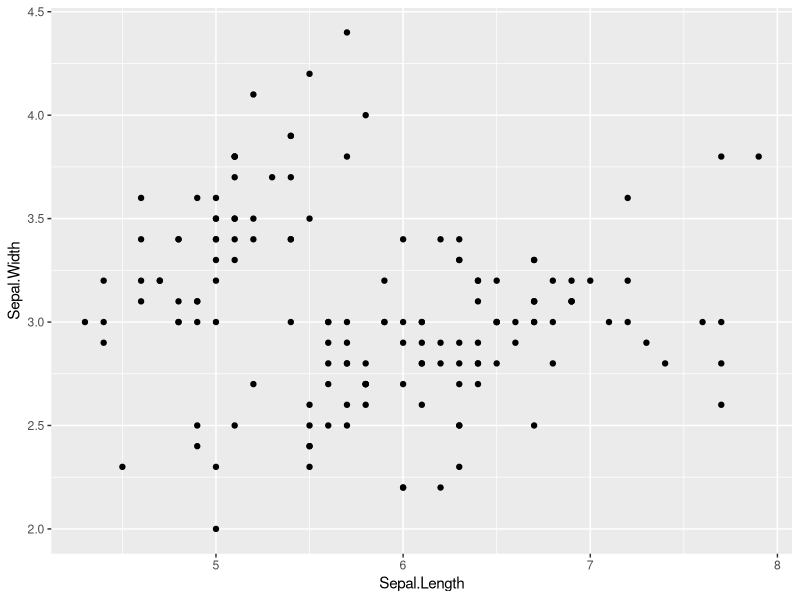
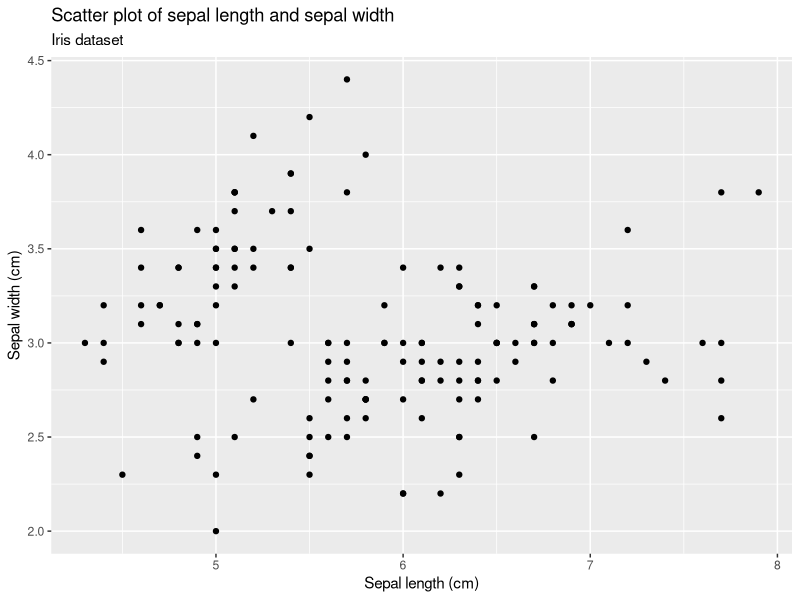
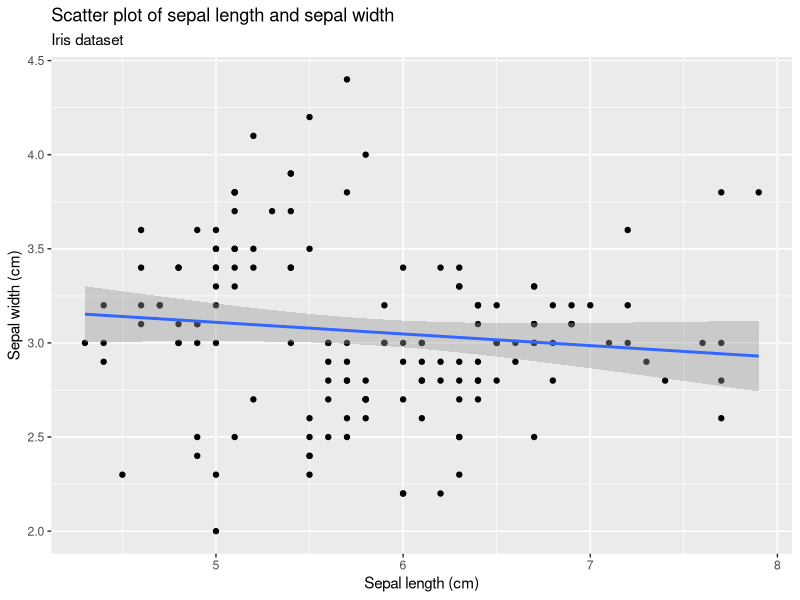
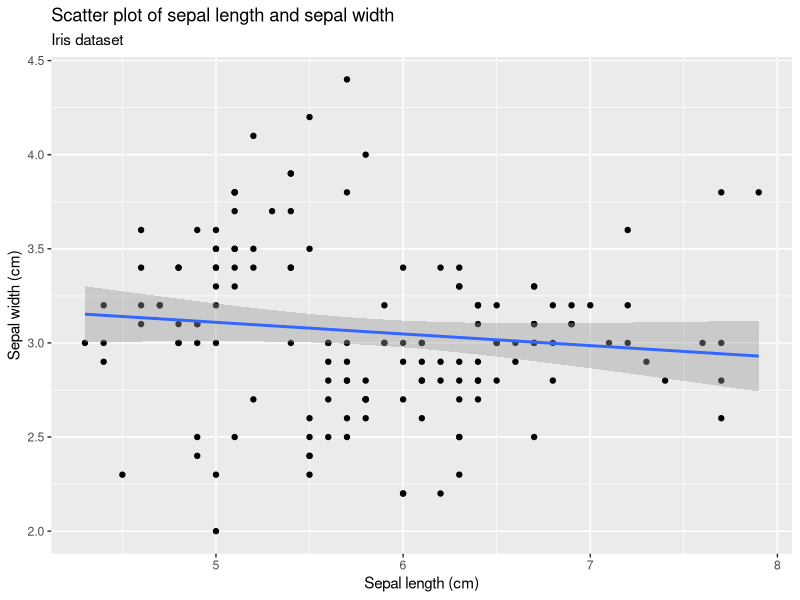
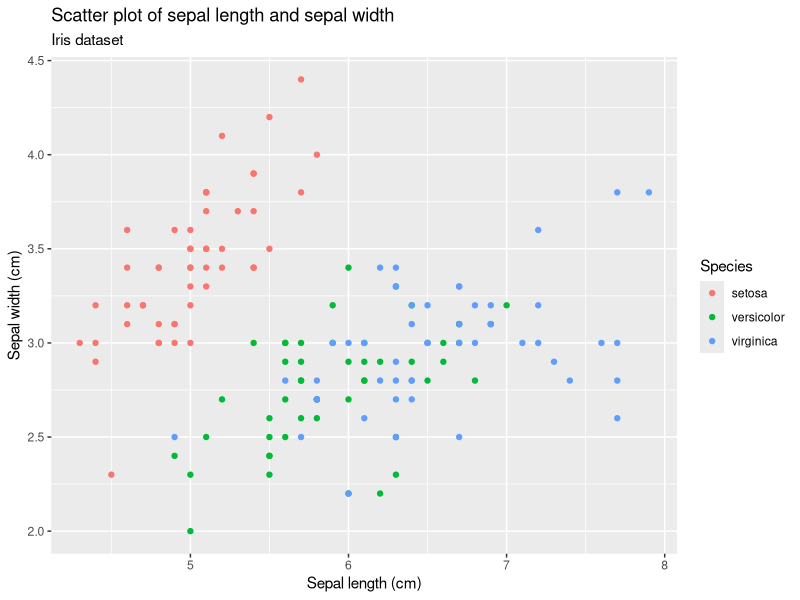

These figures' R source, in order:
## ---- chunk 1
library(tidyverse)
## ---- chunk 2
iris
## ---- chunk 3
summary(iris)
## ---- chunk 4
str(iris)
## ---- chunk 5
levels(iris$Species)
## ---- chunk 6
iris %>%
  ggplot(aes(x = Sepal.Length, y = Sepal.Width)) + # x = Sepal.Length, y = Sepal.Width
  geom_point()

## ---- chunk 7
iris %>%
  ggplot(aes(Sepal.Length, Sepal.Width)) +
  geom_point() + 
  labs(title = "Scatter plot of sepal length and sepal width", subtitle = "Iris dataset", 
       x = "Sepal length (cm)", y = "Sepal width (cm)") 

## ---- chunk 8
iris %>%
  ggplot(aes(Sepal.Length, Sepal.Width)) + 
  geom_point() + 
  labs(title = "Scatter plot of sepal length and sepal width", subtitle = "Iris dataset", 
       x = "Sepal length (cm)", y = "Sepal width (cm)") +
  geom_smooth(method = "lm")

## ---- chunk 9
iris %>%
  ggplot() + 
  geom_point(aes(Sepal.Length, Sepal.Width)) + 
  labs(title = "Scatter plot of sepal length and sepal width", subtitle = "Iris dataset", 
       x = "Sepal length (cm)", y = "Sepal width (cm)") +
  geom_smooth(aes(Sepal.Length, Sepal.Width), method = "lm")

## ---- chunk 10
iris %>%
  ggplot(aes(Sepal.Length, Sepal.Width, color = Species)) + 
  geom_point() + 
  labs(title = "Scatter plot of sepal length and sepal width", subtitle = "Iris dataset", 
       x = "Sepal length (cm)", y = "Sepal width (cm)") 

